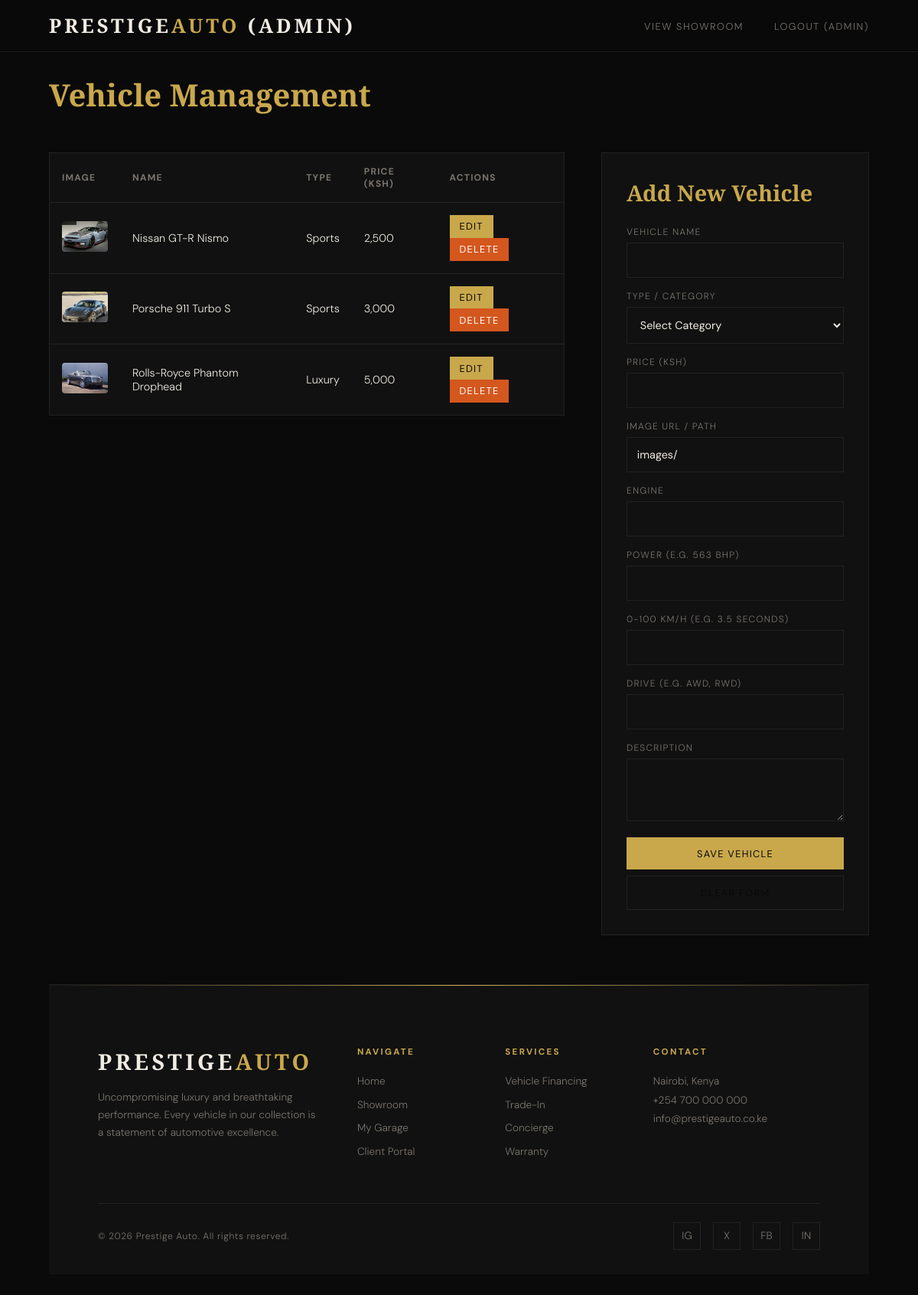
Page /frontend/admin.php (signed in) on the earlier database version.
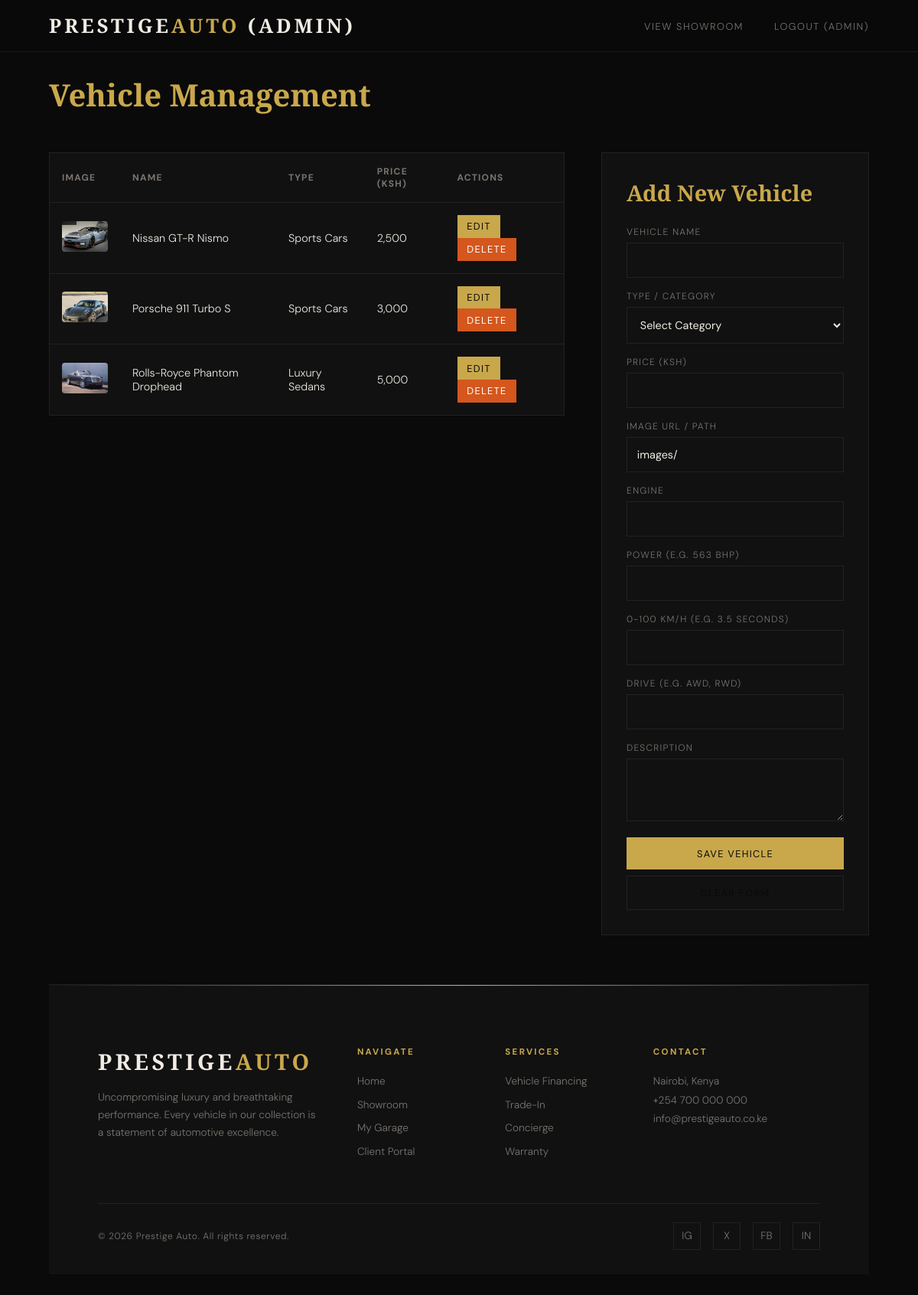
Same page on the later database version.
### tables this page shows
CREATE TABLE IF NOT EXISTS vehicles (
    id INT AUTO_INCREMENT PRIMARY KEY,
    name VARCHAR(100) NOT NULL,
    type VARCHAR(50) NOT NULL,
    price DECIMAL(15, 2) NOT NULL,
    image_url VARCHAR(255) NOT NULL,
    description TEXT,
    engine VARCHAR(100),
    power VARCHAR(50),
    acceleration VARCHAR(50),
    drive VARCHAR(50),
    created_at TIMESTAMP DEFAULT CURRENT_TIMESTAMP
);

### frontend/admin.php (the view, shortened to what this page needs)
<?php
require '../backend/db.php';
$stmt = $pdo->query("SELECT * FROM vehicles ORDER BY id DESC");
$vehicles = $stmt->fetchAll(PDO::FETCH_ASSOC);
?>
<!DOCTYPE html>
<html lang="en">
<head>
    <link rel="stylesheet" href="proj.css">
</head>
<body>
    <nav id="mainNav" class="scrolled">
        <a class="nav-logo" href="index.php">PRESTIGE<span>AUTO</span> (ADMIN)</a>
        <ul class="nav-links">
            <li><a href="index.php">View Showroom</a></li>
            <li><a href="../backend/logout.php">Logout (<?= htmlspecialchars($_SESSION['username']) ?>)</a></li>
        </ul>
    </nav>
    <div class="admin-header">
        <h1 class="admin-title">Vehicle Management</h1>
    </div>
    <div class="admin-grid">
        <div>
            <table>
                <thead>
                    <tr>
                        <th>Image</th>
                        <th>Name</th>
                        <th>Type</th>
                        <th>Price (KSh)</th>
                        <th>Actions</th>
                    </tr>
                </thead>
                <tbody>
                    <?php foreach ($vehicles as $v): ?>
                    <tr>
                        <td><img src="<?= htmlspecialchars($v['image_url']) ?>" alt="Car"></td>
                        <td><?= htmlspecialchars($v['name']) ?></td>
                        <td><?= htmlspecialchars($v['type']) ?></td>
                        <td><?= number_format($v['price'], 0) ?></td>
                        <td>
                            <button class="btn" style="padding: 0.4rem 0.8rem" onclick='editVehicle(<?= json_encode($v) ?>)'>Edit</button>
                            <form method="POST" style="display:inline;">
                                <button type="submit" class="btn btn-danger" style="padding: 0.4rem 0.8rem" onclick="return confirm('Are you sure you want to delete this vehicle?');">Delete</button>
                            </form>
                        </td>
                    </tr>
                    <?php endforeach; ?>
                </tbody>
            </table>
        </div>
        <div>
            <div class="form-panel">
                <h3 id="formTitle" style="font-family: 'Cormorant Garamond', serif; font-size: 1.8rem; color: var(--gold); margin-bottom: 1.5rem;">Add New Vehicle</h3>
                <form method="POST" id="vehicleForm">
                    <div class="form-group">
                        <label>Vehicle Name</label>
                        <input type="text" name="name" id="f_name" class="form-control" required>
                    </div>
                    <div class="form-group">
                        <label>Type / Category</label>
                        <select name="type" id="f_type" class="form-control" required>
                            <option value="">Select Category</option>
                        </select>
                    </div>
                    <div class="form-group">
                        <label>Price (KSh)</label>
                        <input type="number" name="price" id="f_price" class="form-control" step="0.01" required>
                    </div>
                    <div class="form-group">
                        <label>Image URL / Path</label>
                        <input type="text" name="image_url" id="f_image" class="form-control" value="images/" required>
                    </div>
                    <div class="form-group">
                        <label>Engine</label>
                        <input type="text" name="engine" id="f_engine" class="form-control">
                    </div>
                    <div class="form-group">
                        <label>Power (e.g. 563 bhp)</label>
                        <input type="text" name="power" id="f_power" class="form-control">
                    </div>
                    <div class="form-group">
                        <label>0-100 km/h (e.g. 3.5 seconds)</label>
                        <input type="text" name="acceleration" id="f_accel" class="form-control">
                    </div>
                    <div class="form-group">
                        <label>Drive (e.g. AWD, RWD)</label>
                        <input type="text" name="drive" id="f_drive" class="form-control">
                    </div>
                    <div class="form-group">
                        <label>Description</label>
                        <textarea name="description" id="f_desc" class="form-control" rows="3"></textarea>
                    </div>
                    <button type="submit" class="btn" style="width: 100%">Save Vehicle</button>
                    <button type="button" class="btn" style="width: 100%; margin-top: 0.5rem; background: transparent; border: 1px solid var(--border);" onclick="resetForm()">Clear Form</button>
                </form>
            </div>
        </div>
    </div>
    <footer class="site-footer" style="margin-top: 4rem;">
        <div class="footer-content">
            <div class="footer-brand">
                <a class="nav-logo" href="index.php">PRESTIGE<span>AUTO</span></a>
                <p>Uncompromising luxury and breathtaking performance. Every vehicle in our collection is a statement of automotive excellence.</p>
            </div>
            <div class="footer-col">
                <h4>Navigate</h4>
                <ul>
                    <li><a href="index.php">Home</a></li>
                    <li><a href="inventory.php">Showroom</a></li>
                    <li><a href="garage.php">My Garage</a></li>
                    <li><a href="login.php">Client Portal</a></li>
                </ul>
            </div>
            <div class="footer-col">
                <h4>Services</h4>
                <ul>
                    <li><a href="#">Vehicle Financing</a></li>
                    <li><a href="#">Trade-In</a></li>
                    <li><a href="#">Concierge</a></li>
                    <li><a href="#">Warranty</a></li>
                </ul>
            </div>
            <div class="footer-col">
                <h4>Contact</h4>
                <p>Nairobi, Kenya<br>+254 700 000 000<br>info@prestigeauto.co.ke</p>
            </div>
        </div>
        <div class="footer-bottom">
            <p>&copy; 2026 Prestige Auto. All rights reserved.</p>
            <div class="footer-socials">
                <a href="#" title="Instagram">IG</a>
                <a href="#" title="Twitter">X</a>
                <a href="#" title="Facebook">FB</a>
                <a href="#" title="LinkedIn">IN</a>
            </div>
        </div>
    </footer>
</body>
</html>

### frontend/proj.css (style rules this page uses)
*, *::before, *::after { box-sizing: border-box; margin: 0; padding: 0; }
:root { --bg: #0a0a0a; --surface: #111111; --surface2: #181818; --border: rgba(255, 255, 255, 0.07); --text: #f0ece4; --muted: #7a7570; --gold: #c9a84c; --gold-light: #e8c97a; --accent: #d4571e; --white: #ffffff; }
html { scroll-behavior: smooth; }
body { background: var(--bg); color: var(--text); font-family: 'DM Sans', sans-serif; font-weight: 300; overflow-x: hidden; }
nav { position: fixed; top: 0; left: 0; right: 0; z-index: 1000; display: flex; align-items: center; justify-content: space-between; padding: 1.5rem 4rem; transition: all 0.5s ease; }
nav.scrolled { background: rgba(10, 10, 10, 0.92); backdrop-filter: blur(20px); padding: 1rem 4rem; border-bottom: 1px solid var(--border); }
.nav-logo { font-family: 'Cormorant Garamond', serif; font-size: 1.6rem; font-weight: 600; letter-spacing: 0.15em; color: var(--text); text-decoration: none; }
.nav-logo span { color: var(--gold); }
.nav-links { display: flex; align-items: center; gap: 2.5rem; list-style: none; }
.nav-links a { color: var(--muted); text-decoration: none; font-size: 0.8rem; letter-spacing: 0.12em; text-transform: uppercase; transition: color 0.3s; }
.site-footer { border-top: 1px solid var(--border); background: var(--surface); padding: 5rem 4rem 2rem; position: relative; overflow: hidden; }
.site-footer::before { content: ''; position: absolute; top: 0; left: 0; right: 0; height: 1px; background: linear-gradient(90deg, transparent, var(--gold), transparent); }
.footer-content { display: grid; grid-template-columns: 2fr 1fr 1fr 1.5fr; gap: 3rem; margin-bottom: 3rem; }
.footer-brand .nav-logo { font-size: 1.8rem; margin-bottom: 1rem; display: inline-block; }
.footer-brand p { color: var(--muted); font-size: 0.85rem; line-height: 1.7; max-width: 300px; }
.footer-col h4 { font-family: 'DM Sans', sans-serif; font-size: 0.72rem; letter-spacing: 0.2em; text-transform: uppercase; color: var(--gold); margin-bottom: 1.2rem; }
.footer-col ul { list-style: none; }
.footer-col ul li { margin-bottom: 0.6rem; }
.footer-col ul li a { color: var(--muted); text-decoration: none; font-size: 0.85rem; transition: color 0.3s; }
.footer-col p { color: var(--muted); font-size: 0.85rem; line-height: 1.8; }
.footer-bottom { border-top: 1px solid var(--border); padding-top: 1.5rem; display: flex; justify-content: space-between; align-items: center; }
.footer-bottom p { color: var(--muted); font-size: 0.75rem; letter-spacing: 0.05em; }
.footer-socials { display: flex; gap: 1rem; }
.footer-socials a { width: 36px; height: 36px; border: 1px solid var(--border); display: flex; align-items: center; justify-content: center; color: var(--muted); text-decoration: none; font-size: 0.85rem; transition: all 0.3s; }

### frontend/admin.php (style rules this page uses)
body { background: var(--bg); padding: 6rem 4rem; overflow-y: auto; }
.admin-header { display: flex; justify-content: space-between; align-items: center; margin-bottom: 3rem; }
.admin-title { font-family: 'Cormorant Garamond', serif; font-size: 2.5rem; color: var(--gold); }
.btn { padding: 0.8rem 1.5rem; background: var(--gold); color: var(--bg); border: none; font-family: 'DM Sans', sans-serif; cursor: pointer; text-transform: uppercase; font-size: 0.8rem; letter-spacing: 0.1em; text-decoration: none; display: inline-block; }
.btn-danger { background: #d4571e; color: white; }
.admin-grid { display: grid; grid-template-columns: 1fr 350px; gap: 3rem; }
table { width: 100%; border-collapse: collapse; background: var(--surface); border: 1px solid var(--border); }
th, td { padding: 1rem; text-align: left; border-bottom: 1px solid var(--border); font-size: 0.9rem; }
th { color: var(--muted); text-transform: uppercase; letter-spacing: 0.1em; font-size: 0.75rem; }
td img { width: 60px; height: 40px; object-fit: cover; border-radius: 4px; }
.form-panel { background: var(--surface); padding: 2rem; border: 1px solid var(--border); position: sticky; top: 6rem; }
.form-group { margin-bottom: 1rem; }
.form-group label { display: block; margin-bottom: 0.4rem; font-size: 0.75rem; color: var(--muted); text-transform: uppercase; letter-spacing: 0.1em; }
.form-control { width: 100%; background: transparent; border: 1px solid var(--border); color: var(--text); padding: 0.8rem; font-family: 'DM Sans', sans-serif; font-size: 0.9rem; }

Differences in the rows shown:
changed vehicles "Nissan GT-R Nismo": type "Sports" → "Sports Cars"
changed vehicles "Porsche 911 Turbo S": type "Sports" → "Sports Cars"
changed vehicles "Rolls-Royce Phantom Drophead": type "Luxury" → "Luxury Sedans"
